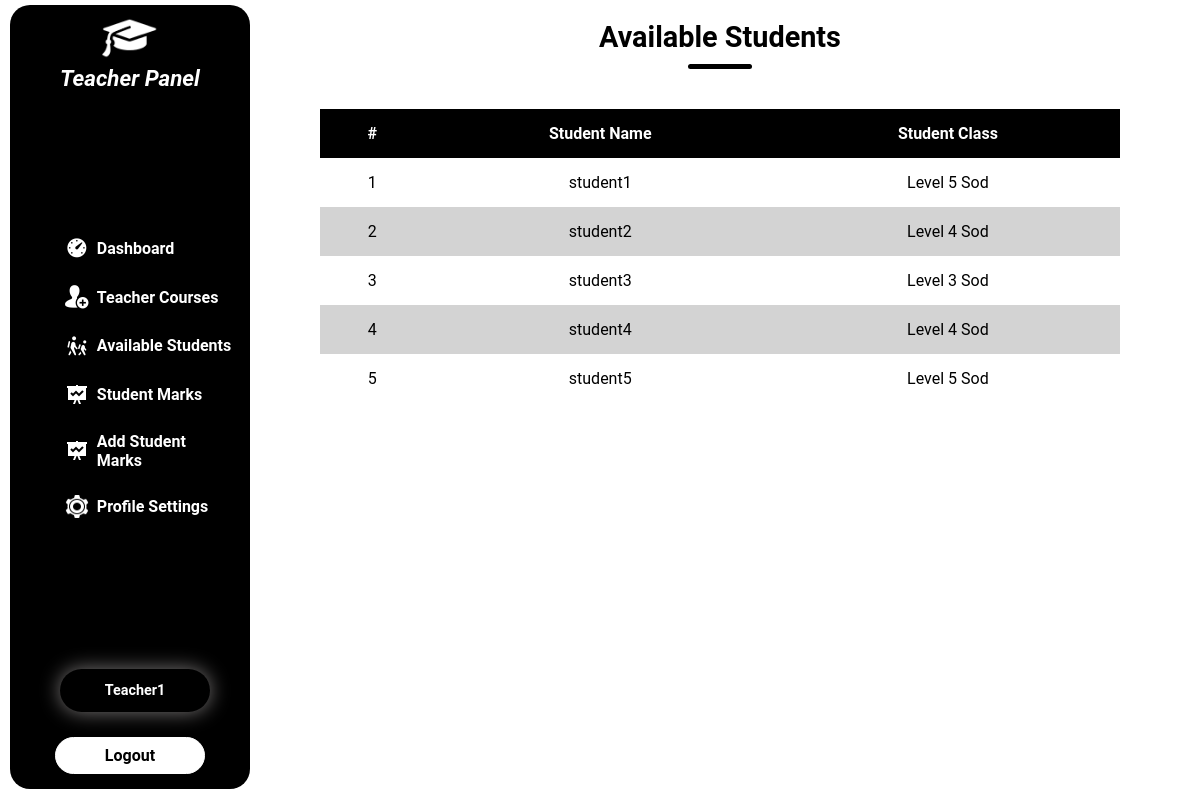
The app's page /teacher/available_students.php (signed in) with its own data.
### tables this page shows
CREATE TABLE `students` (
  `student_id` int(11) NOT NULL,
  `student_index` varchar(100) NOT NULL,
  `student_name` varchar(100) NOT NULL,
  `student_class` varchar(50) NOT NULL,
  `student_dob` varchar(100) NOT NULL,
  `student_location` varchar(100) NOT NULL
);

### teacher/available_students.php (the view, shortened to what this page needs)
<?php
    include("../connection.php");
?>
<!DOCTYPE html>
<html lang="en">
<head>
    <link rel="stylesheet" href="../style.css">
    <link rel="stylesheet" href="https://cdnjs.cloudflare.com/ajax/libs/font-awesome/6.4.2/css/all.min.css" />
</head>
<body>
<div class="main-container">
<?php
    include("sidebar.php");
?>
    <section>
        <div class="container">
            <div class="title">
                <h1>Available Students</h1>
                <div class="line"></div>
            </div>
            <table>
                <tr>
                    <th>#</th>
                    <th>Student Name</th>
                    <th>Student Class</th>
                </tr>
                <?php
                $query=$con->query("Select * from students");
                while ($row = mysqli_fetch_array($query))
                {
                ?>
                <tr>
                    <td><?php echo $row['student_id'];?></td>
                    <td><?php echo $row['student_name'];?></td>
                    <td><?php echo $row['student_class'];?></td>
                </tr>
                <?php
                }
                ?>
            </table>
        </div>
    </section>
</div>
</body>
</html>

### style.css (style rules this page uses)
* { margin: 0; padding: 0; box-sizing: border-box; }
body { font-family: Roboto; }
.main-container { display: flex; flex-direction: row; justify-content: space-between; }
section { padding: 10px; width: 70%; margin-left: 25%; }
.container { display: flex; flex-direction: column; justify-content: center; padding: 10px; }
.title { display: flex; flex-direction: column; align-items: center; justify-content: center; }
.title h1 { font-size: 1.8rem; }
.title .line { padding: 2.5px; background: black; border-radius: 50px; width: 8%; margin-top: 10px; }
::placeholder { color: black; }
table { margin-top: 40px; width: 100%; text-align: center; border-collapse: collapse; }
th { background: black; color:#fff; }
tr:nth-child(odd) { background: lightgray; }
tr,th,td { padding: 15px; }

### records on screen
students: student_id "1", student_name "student1", student_class "Level 5 Sod"
students: student_id "2", student_name "student2", student_class "Level 4 Sod"
students: student_id "3", student_name "student3", student_class "Level 3 Sod"
students: student_id "4", student_name "student4", student_class "Level 4 Sod"
students: student_id "5", student_name "student5", student_class "Level 5 Sod"

### other values on screen
$_SESSION['teacher_name'] "Teacher1"
